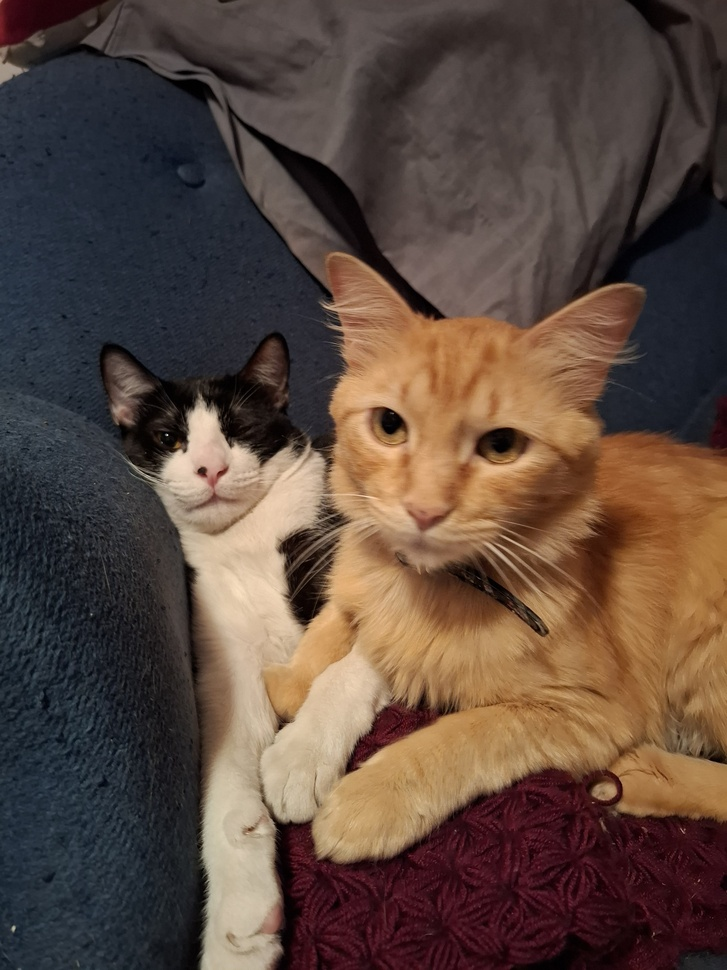
#> input picture 2025-05-05_taller_segmentacion_formas/python/MichiJuanP2.jpg, 727 x 970 px, shrunk from 3060 x 4080 before the run, found by its file name
$ jupyter execute Taller4.ipynb
#> lines starting #> are read from the running program, lines starting #| are printed output that depends on the picture; after the words box and inside, x2 and y2 are one past the last pixel; in counts of white or black regions, pixels touching at a corner belong together
[cell 1]
import cv2
import numpy as np
from matplotlib import pyplot as plt
from google.colab.patches import cv2_imshow  # Solo necesario para Colab

# Cargar imagen a color
image_path = '/content/MichiJuanP2.jpg'  # Cambia esto por la ruta de tu imagen
color_image = cv2.imread(image_path)
#> color_image is the input picture: shape (970, 727, 3); mean B, G, R 62.3, 72.5, 91.3

# Verificar que la imagen se cargó correctamente
if color_image is None:
    print("Error: No se pudo cargar la imagen. Verifica la ruta.")
else:
    # Convertir a escala de grises
    gray_image = cv2.cvtColor(color_image, cv2.COLOR_BGR2GRAY)
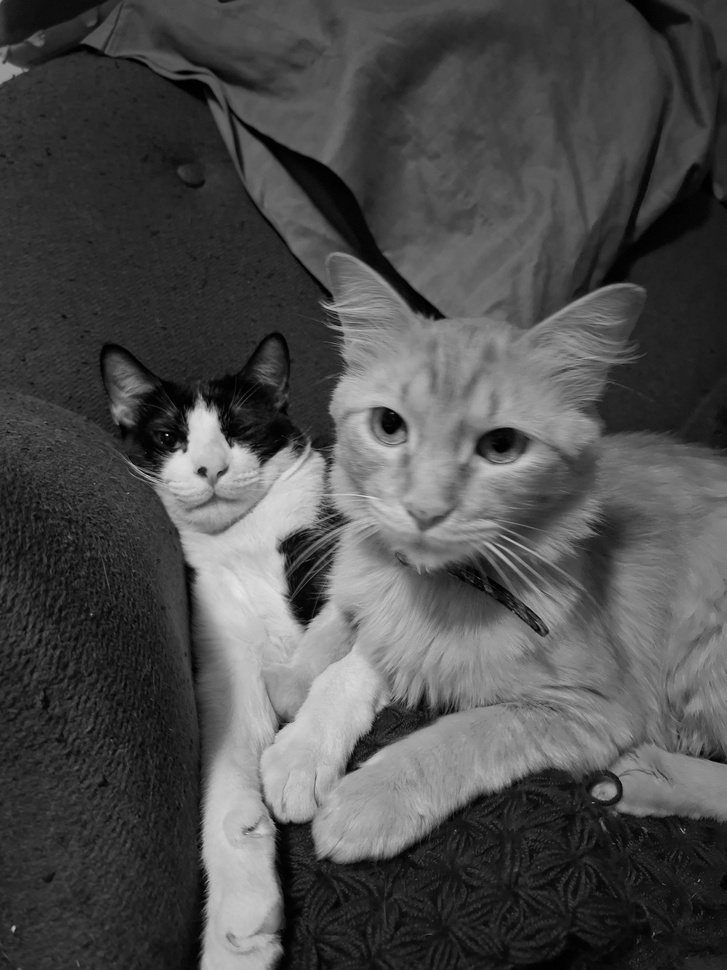
#> gray_image: shape (970, 727); min 0, max 230, mean 77

    # Mostrar imágenes original y en grises
    plt.figure(figsize=(12, 6))

    plt.subplot(1, 2, 1)
    plt.imshow(cv2.cvtColor(color_image, cv2.COLOR_BGR2RGB))
    plt.title('Imagen a Color Original')
    plt.axis('off')

    plt.subplot(1, 2, 2)
    plt.imshow(gray_image, cmap='gray')
    plt.title('Imagen Convertida a Grises')
    plt.axis('off')

    plt.show()
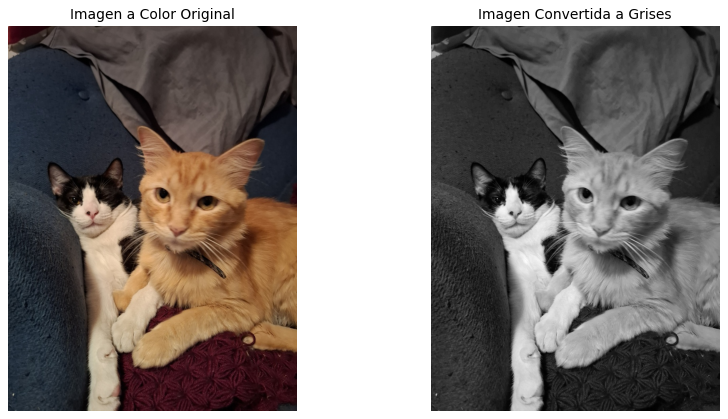
#> figure drawn by matplotlib, 2 panels

    ## Segmentación binaria

    # Umbral fijo
    _, thresh_fixed = cv2.threshold(gray_image, 127, 255, cv2.THRESH_BINARY)
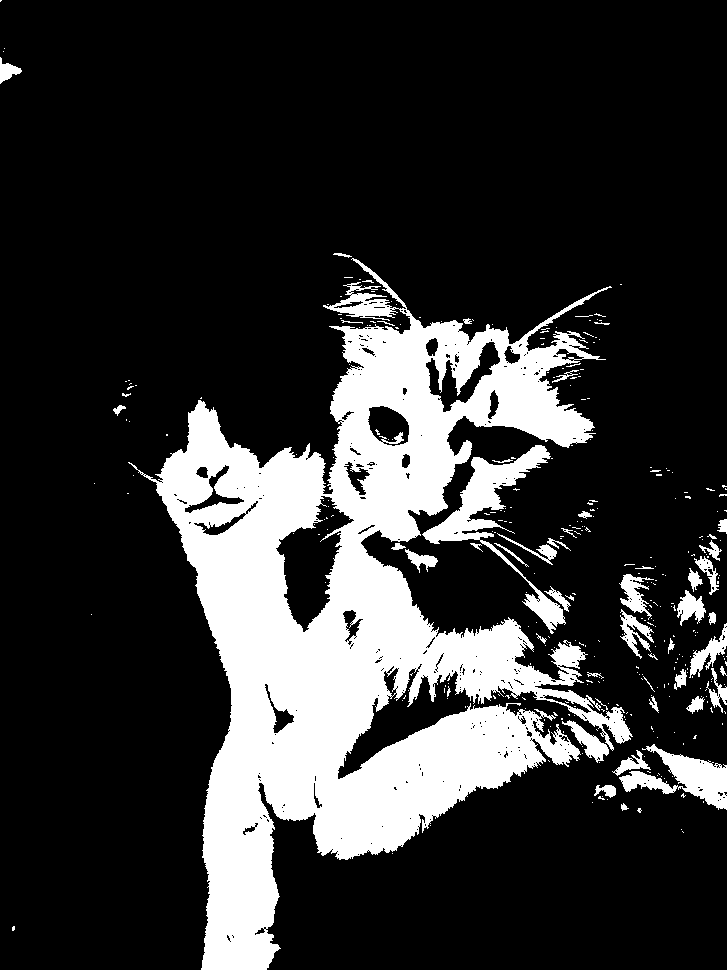
#> thresh_fixed: shape (970, 727); 20.4% white; 337 white regions (287 under 20 px), largest, box (x1, y1, x2, y2) and area: (128, 258, 633, 970) 127644, (422, 445, 566, 634) 5015, (619, 744, 727, 810) 2887

    # Umbral adaptativo
    thresh_adaptive = cv2.adaptiveThreshold(gray_image, 255,
                                          cv2.ADAPTIVE_THRESH_GAUSSIAN_C,
                                          cv2.THRESH_BINARY, 11, 2)
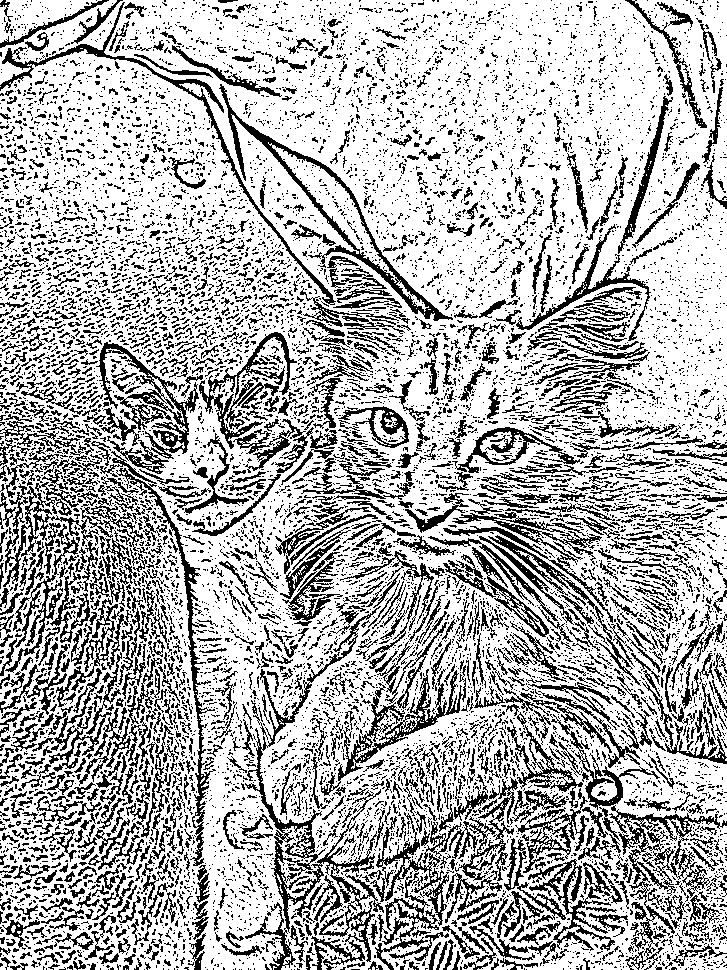
#> thresh_adaptive: shape (970, 727); 70.7% white; black in thin lines or dots

    # Mostrar resultados de segmentación
    plt.figure(figsize=(15, 5))

    plt.subplot(1, 3, 1)
    plt.imshow(gray_image, cmap='gray')
    plt.title('Imagen en Grises')
    plt.axis('off')

    plt.subplot(1, 3, 2)
    plt.imshow(thresh_fixed, cmap='gray')
    plt.title('Umbral Fijo (127)')
    plt.axis('off')

    plt.subplot(1, 3, 3)
    plt.imshow(thresh_adaptive, cmap='gray')
    plt.title('Umbral Adaptativo')
    plt.axis('off')

    plt.show()

    ## Detección de contornos (usaremos la imagen con umbral fijo)

    # Encontrar contornos
    contours, _ = cv2.findContours(thresh_fixed, cv2.RETR_EXTERNAL, cv2.CHAIN_APPROX_SIMPLE)
#> contours = 321 contours, 286 with area under 20; largest, box (x1, y1, x2, y2) and area: (128, 258, 633, 970) 136498, (422, 445, 566, 634) 4614, (619, 744, 727, 810) 2709, (562, 720, 609, 763) 602, (689, 623, 727, 678) 597

    # Crear una copia de la imagen original para dibujar los contornos
    contour_image = cv2.cvtColor(gray_image, cv2.COLOR_GRAY2BGR)
    cv2.drawContours(contour_image, contours, -1, (0, 255, 0), 2)
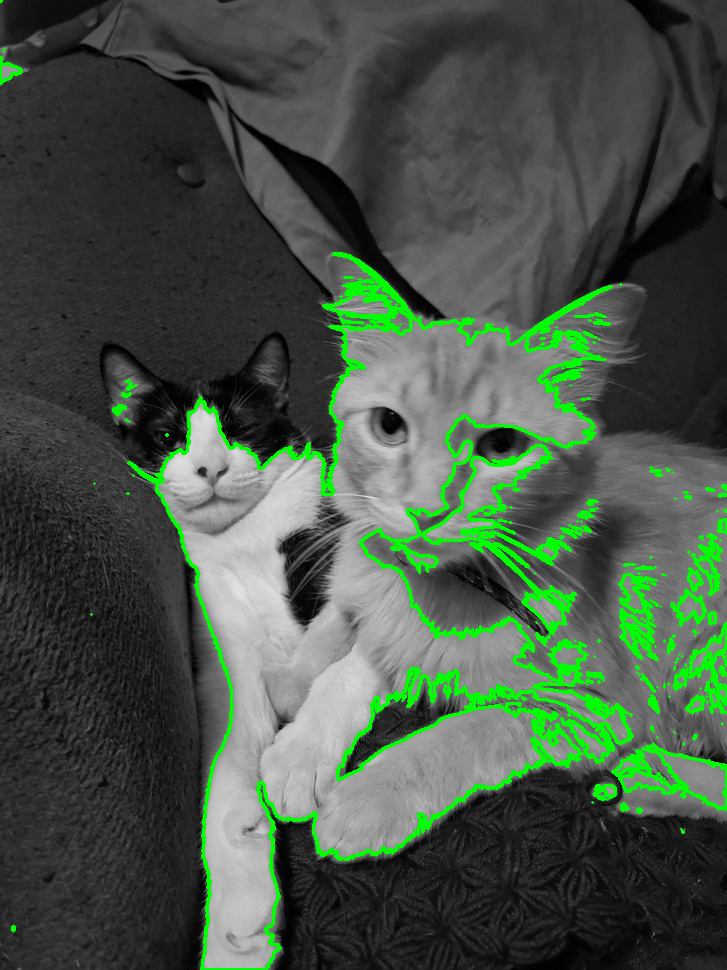
#> contour_image: shape (970, 727, 3); mean B, G, R 70, 83.8, 70

    # Variables para métricas
    total_area = 0
    total_perimeter = 0
    num_shapes = len(contours)
#> num_shapes = 321

    # Procesar cada contorno
    for i, contour in enumerate(contours):
        # Calcular momentos para el centro de masa
        M = cv2.moments(contour)
        if M["m00"] != 0:
            cX = int(M["m10"] / M["m00"])
            cY = int(M["m01"] / M["m00"])
        else:
            cX, cY = 0, 0

        # Dibujar el centro
        cv2.circle(contour_image, (cX, cY), 5, (255, 0, 0), -1)
        cv2.putText(contour_image, f"{i+1}", (cX - 10, cY - 10),
                   cv2.FONT_HERSHEY_SIMPLEX, 0.5, (255, 0, 0), 2)

        # Calcular y dibujar bounding box
        x, y, w, h = cv2.boundingRect(contour)
        cv2.rectangle(contour_image, (x, y), (x + w, y + h), (0, 0, 255), 2)

        # Calcular área y perímetro
        area = cv2.contourArea(contour)
        perimeter = cv2.arcLength(contour, True)

        total_area += area
        total_perimeter += perimeter
#> this loop made 321 passes
#> (cX, cY, x, y, w, h, area, perimeter) on passes 7, 14, 25, 27, 38: (623, 806, 621, 803, 8, 8, 23.5, 24.73), (606, 790, 594, 785, 22, 13, 139, 75.6), (630, 764, 612, 750, 39, 26, 279, 150.5), (685, 777, 619, 744, 108, 66, 2709, 532.4), (588, 741, 562, 720, 47, 43, 602.5, 172.1)
#> (cX, cY) on passes 61 to 66: (0, 0), (0, 0), (695, 704), (0, 0), (653, 704), (0, 0)
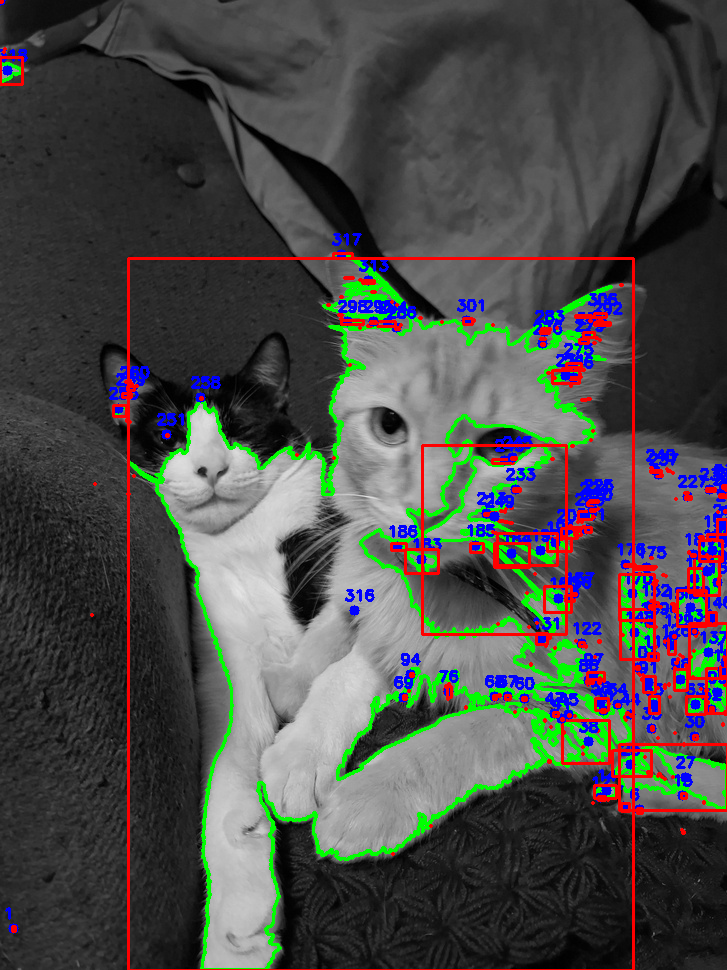
#> contour_image: shape (970, 727, 3); 6.01% of pixels changed, all inside (x1, y1, x2, y2) = (0, 0, 727, 970)
#> after the loop, total_area = 149835.5; total_perimeter = 14084.7

    # Mostrar imagen con contornos, centros y bounding boxes
    plt.figure(figsize=(10, 8))
    plt.imshow(cv2.cvtColor(contour_image, cv2.COLOR_BGR2RGB))
    plt.title('Contornos detectados (verde)\nCentros de masa (azul) - Bounding boxes (rojo)')
    plt.axis('off')
    plt.show()

    # Calcular métricas promedio
    avg_area = total_area / num_shapes if num_shapes > 0 else 0
#> avg_area = 466.8
    avg_perimeter = total_perimeter / num_shapes if num_shapes > 0 else 0
#> avg_perimeter = 43.88

    # Mostrar métricas
    print("\n--- Métricas de las formas detectadas ---")
    print(f"Número de formas detectadas: {num_shapes}")
#| Número de formas detectadas: 321
    print(f"Área promedio: {avg_area:.2f} píxeles")
#| Área promedio: 466.78 píxeles
    print(f"Perímetro promedio: {avg_perimeter:.2f} píxeles")
#| Perímetro promedio: 43.88 píxeles
